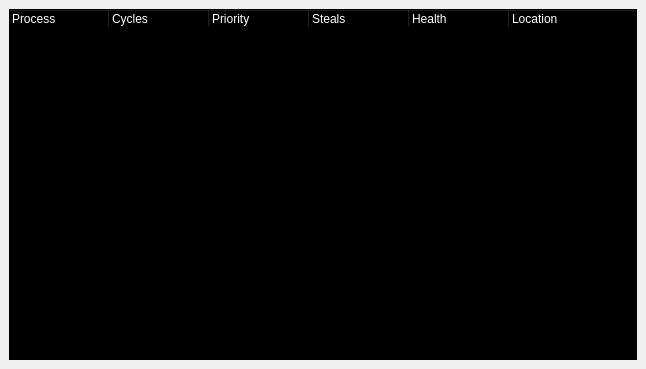
<?xml version="1.0" encoding="UTF-8"?>
<ui version="4.0">
 <class>ScoreMenu</class>
 <widget class="QMainWindow" name="ScoreMenu">
  <property name="geometry">
   <rect>
    <x>0</x>
    <y>0</y>
    <width>646</width>
    <height>369</height>
   </rect>
  </property>
  <property name="windowTitle">
   <string>ScoreMenu</string>
  </property>
  <property name="styleSheet">
   <string notr="true"/>
  </property>
  <widget class="QWidget" name="centralwidget">
   <layout class="QHBoxLayout" name="horizontalLayout">
    <item>
     <widget class="QTreeWidget" name="treeWidget">
      <property name="focusPolicy">
       <enum>Qt::NoFocus</enum>
      </property>
      <property name="styleSheet">
       <string notr="true">QWidget
{
	color: #fff;
	background-color: #000;
}

QHeaderView::section 
{
     background: black;
 }
</string>
      </property>
      <property name="rootIsDecorated">
       <bool>true</bool>
      </property>
      <column>
       <property name="text">
        <string>Process</string>
       </property>
      </column>
      <column>
       <property name="text">
        <string>Cycles</string>
       </property>
      </column>
      <column>
       <property name="text">
        <string>Priority</string>
       </property>
      </column>
      <column>
       <property name="text">
        <string>Steals</string>
       </property>
      </column>
      <column>
       <property name="text">
        <string>Health</string>
       </property>
      </column>
      <column>
       <property name="text">
        <string>Location</string>
       </property>
      </column>
     </widget>
    </item>
   </layout>
  </widget>
 </widget>
 <resources/>
 <connections/>
</ui>
